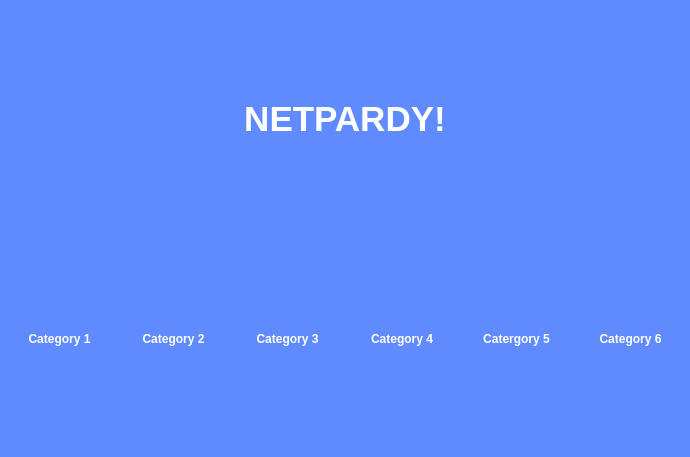
<?xml version="1.0" encoding="UTF-8"?>
<ui version="4.0">
 <class>Form</class>
 <widget class="QWidget" name="Form">
  <property name="geometry">
   <rect>
    <x>0</x>
    <y>0</y>
    <width>690</width>
    <height>457</height>
   </rect>
  </property>
  <property name="sizePolicy">
   <sizepolicy hsizetype="Expanding" vsizetype="Expanding">
    <horstretch>0</horstretch>
    <verstretch>0</verstretch>
   </sizepolicy>
  </property>
  <property name="windowTitle">
   <string>Form</string>
  </property>
  <property name="styleSheet">
   <string notr="true">QWidget {
background: #5F8BFF;
color: white;
}

QPushButton {
background: #3B29FF;
border-radius: 10px;
font-family: 'Inter';
font-style: normal;
font-weight: 400;
font-size: 20px;
}
QPushButton:hover { 
color: #3B29FF;
background-color: white;
}
</string>
  </property>
  <layout class="QVBoxLayout" name="verticalLayout_2">
   <item>
    <widget class="QLabel" name="titleLabel">
     <property name="styleSheet">
      <string notr="true">QLabel {
font-family: 'Lato';
font-weight: 700;
font-size: 35px;
color: white;
}</string>
     </property>
     <property name="text">
      <string>NETPARDY!</string>
     </property>
     <property name="alignment">
      <set>Qt::AlignCenter</set>
     </property>
     <property name="margin">
      <number>20</number>
     </property>
    </widget>
   </item>
   <item>
    <layout class="QGridLayout" name="gridLayout">
     <property name="horizontalSpacing">
      <number>17</number>
     </property>
     <property name="verticalSpacing">
      <number>8</number>
     </property>
     <item row="0" column="4">
      <widget class="QLabel" name="label_5">
       <property name="sizePolicy">
        <sizepolicy hsizetype="Minimum" vsizetype="Minimum">
         <horstretch>0</horstretch>
         <verstretch>0</verstretch>
        </sizepolicy>
       </property>
       <property name="styleSheet">
        <string notr="true">QLabel {
font-family: 'Lato';
font-weight: 700;
font-size: 12px;
}</string>
       </property>
       <property name="text">
        <string>Catergory 5</string>
       </property>
       <property name="alignment">
        <set>Qt::AlignCenter</set>
       </property>
       <property name="wordWrap">
        <bool>true</bool>
       </property>
      </widget>
     </item>
     <item row="0" column="0">
      <widget class="QLabel" name="label">
       <property name="sizePolicy">
        <sizepolicy hsizetype="Minimum" vsizetype="Minimum">
         <horstretch>0</horstretch>
         <verstretch>0</verstretch>
        </sizepolicy>
       </property>
       <property name="styleSheet">
        <string notr="true">QLabel {
font-family: 'Lato';
font-weight: 700;
font-size: 12px;
}</string>
       </property>
       <property name="text">
        <string>Category 1</string>
       </property>
       <property name="alignment">
        <set>Qt::AlignCenter</set>
       </property>
       <property name="wordWrap">
        <bool>true</bool>
       </property>
      </widget>
     </item>
     <item row="0" column="1">
      <widget class="QLabel" name="label_2">
       <property name="sizePolicy">
        <sizepolicy hsizetype="Minimum" vsizetype="Minimum">
         <horstretch>0</horstretch>
         <verstretch>0</verstretch>
        </sizepolicy>
       </property>
       <property name="styleSheet">
        <string notr="true">QLabel {
font-family: 'Lato';
font-weight: 700;
font-size: 12px;
}</string>
       </property>
       <property name="text">
        <string>Category 2</string>
       </property>
       <property name="alignment">
        <set>Qt::AlignCenter</set>
       </property>
       <property name="wordWrap">
        <bool>true</bool>
       </property>
      </widget>
     </item>
     <item row="0" column="3">
      <widget class="QLabel" name="label_4">
       <property name="sizePolicy">
        <sizepolicy hsizetype="Minimum" vsizetype="Minimum">
         <horstretch>0</horstretch>
         <verstretch>0</verstretch>
        </sizepolicy>
       </property>
       <property name="styleSheet">
        <string notr="true">QLabel {
font-family: 'Lato';
font-weight: 700;
font-size: 12px;
}</string>
       </property>
       <property name="text">
        <string>Category 4</string>
       </property>
       <property name="alignment">
        <set>Qt::AlignCenter</set>
       </property>
       <property name="wordWrap">
        <bool>true</bool>
       </property>
      </widget>
     </item>
     <item row="0" column="2">
      <widget class="QLabel" name="label_3">
       <property name="sizePolicy">
        <sizepolicy hsizetype="Minimum" vsizetype="Minimum">
         <horstretch>0</horstretch>
         <verstretch>0</verstretch>
        </sizepolicy>
       </property>
       <property name="styleSheet">
        <string notr="true">QLabel {
font-family: 'Lato';
font-weight: 700;
font-size: 12px;
}</string>
       </property>
       <property name="text">
        <string>Category 3</string>
       </property>
       <property name="alignment">
        <set>Qt::AlignCenter</set>
       </property>
       <property name="wordWrap">
        <bool>true</bool>
       </property>
      </widget>
     </item>
     <item row="0" column="5">
      <widget class="QLabel" name="label_6">
       <property name="sizePolicy">
        <sizepolicy hsizetype="Minimum" vsizetype="Minimum">
         <horstretch>0</horstretch>
         <verstretch>0</verstretch>
        </sizepolicy>
       </property>
       <property name="styleSheet">
        <string notr="true">QLabel {
font-family: 'Lato';
font-weight: 700;
font-size: 12px;
}</string>
       </property>
       <property name="text">
        <string>Category 6</string>
       </property>
       <property name="alignment">
        <set>Qt::AlignCenter</set>
       </property>
       <property name="wordWrap">
        <bool>true</bool>
       </property>
      </widget>
     </item>
    </layout>
   </item>
  </layout>
 </widget>
 <resources/>
 <connections/>
</ui>
